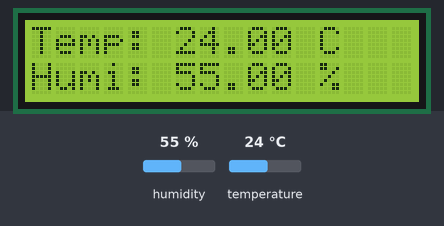
Bench run of a sketch on a simulated ESP8266 (NodeMCU). Parts: 16×2 character LCD. Inputs (shaded band) come from the test bench; at power-on: humidity 55 %, temperature 24 °C. What the sketch prints to the serial monitor is not drawn.

Above: at 1.2 s.
1.3 s: humidity set to 22 %
At 2.9 s:
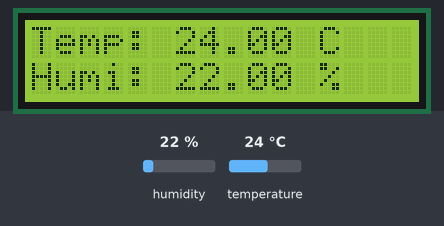
4.1 s: temperature set to 12 °C
At 4.9 s:
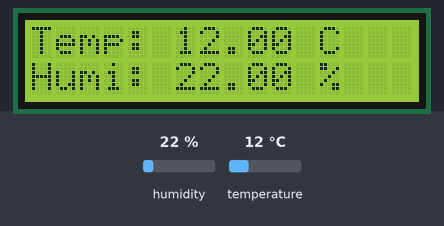
6.9 s: humidity set to 40 %
At 9.0 s:
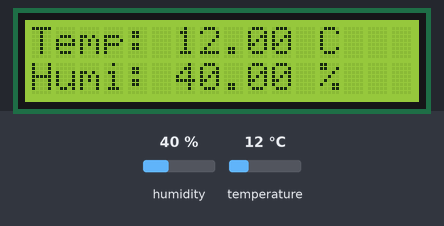
9.9 s: temperature set to 19 °C
At 11.1 s:
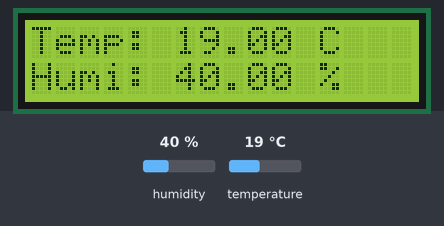
Timing chart, 0 to 12.9 s (numbered marks = the images above; inputs shaded):
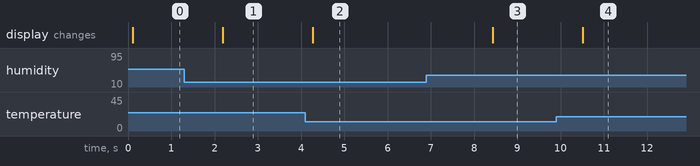

The sketch:

WS2_64120280.ino
```cpp
#include <Adafruit_Sensor.h>
#include <DHT.h>
#include <LiquidCrystal_I2C.h>

float temperature;
float humidity;
DHT dht14(D4,DHT11);
LiquidCrystal_I2C lcd(0x27,16,2);

void setup() {
  temperature = 0;
  humidity = 0;
  Serial.begin(9600);
  dht14.begin();
  lcd.begin();
}

void loop() {
  humidity = (dht14.readHumidity());
  temperature = (dht14.readTemperature( ));
  Serial.print("Temperature :");
  Serial.print(temperature);
  Serial.print(" Humidity: ");
  Serial.println(humidity);


  lcd.clear();
  lcd.setCursor(0,0);
  lcd.print("Temp: ");
  lcd.print(temperature);
  lcd.print(" C");

  lcd.setCursor(0,1);
  lcd.print("Humi: ");
  lcd.print(humidity);
  lcd.print(" %");
  delay(1000);

}
```

Measured:
- after the input at 1.3 s, the display: changes after 0.89 s (image 1)
- after the input at 4.1 s, the display: changes after 0.17 s (image 2)
- after the input at 6.9 s, the display: changes after 1.5 s (image 3)
- after the input at 9.9 s, the display: changes after 0.61 s (image 4)
